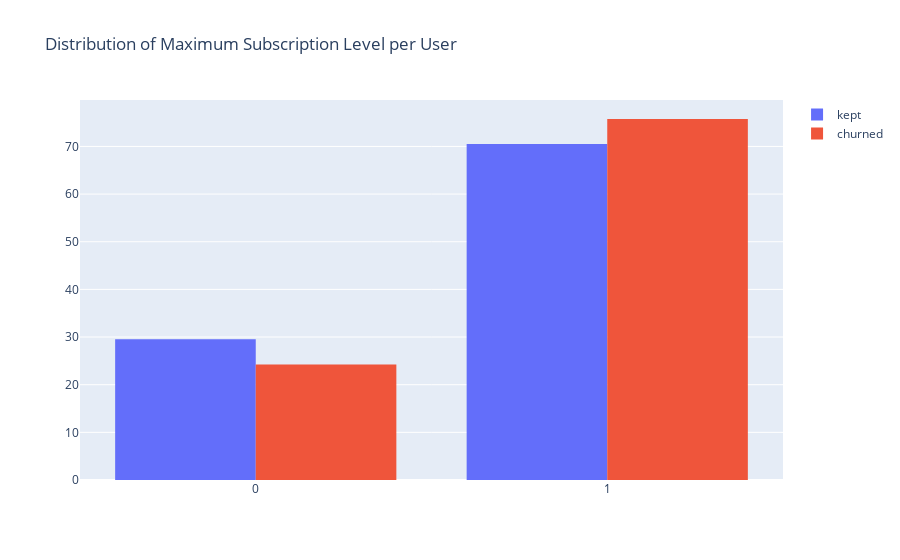

Notebook source saved alongside this figure:
### Code cell
fig = gob.Figure(data=[gob.Histogram(x=[kaf['maxLevel'] for kaf in kept_maxlev], histnorm='percent',
                                     name='kept'),
                       gob.Histogram(x=[caf['maxLevel'] for caf in churn_maxlev], histnorm='percent',
                                     name='churned')])
fig.update_layout(barmode='group', 
                  title="Distribution of Maximum Subscription Level per User")
fig.show()

### Figure 1 — Plotly figure (JSON) as saved in the notebook; plotly's stock layout.template omitted (floating-point values rounded to 4 significant figures; data arrays with more than 128 entries replaced by an {"elided": "..."} marker saying what was removed)
{"data": [{"histnorm": "percent", "name": "kept", "type": "histogram", "x": {"elided": "349 int values"}}, {"histnorm": "percent", "name": "churned", "type": "histogram", "x": [1, 1, 0, 0, 1, 1, 0, 0, 1, 1, 1, 0, 1, 1, 1, 1, 1, 1, 1, 1, 0, 0, 1, 1, 1, 0, 1, 1, 1, 1, 1, 1, 1, 1, 1, 0, 1, 1, 1, 1, 0, 1, 1, 0, 1, 1, 1, 1, 1, 0, 0, 1, 1, 1, 1, 1, 1, 0, 1, 1, 1, 1, 0, 1, 1, 0, 1, 1, 1, 1, 1, 1, 1, 1, 1, 1, 0, 1, 1, 1, 1, 1, 1, 0, 1, 1, 1, 0, 1, 0, 0, 1, 1, 0, 1, 0, 0, 1, 1]}], "layout": {"barmode": "group", "title": {"text": "Distribution of Maximum Subscription Level per User"}}}
